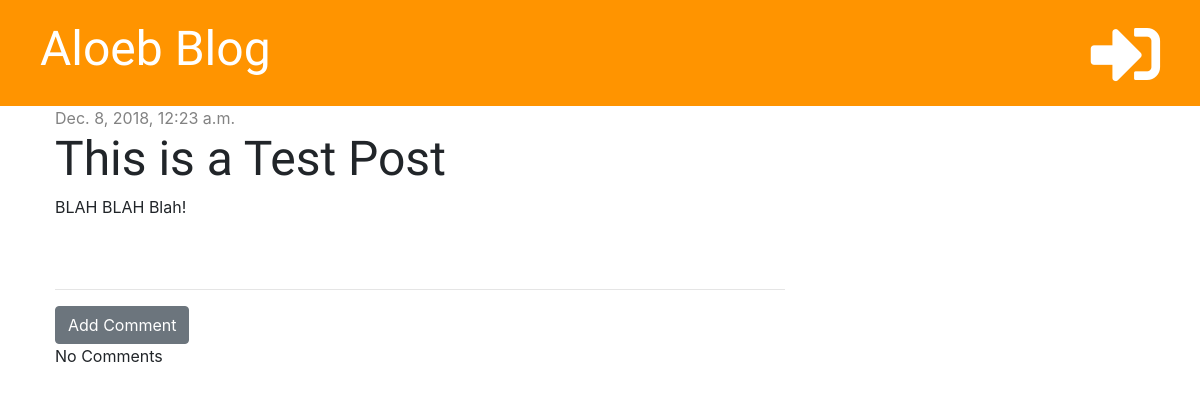
/post/1/, run on an earlier commit of the app's database.
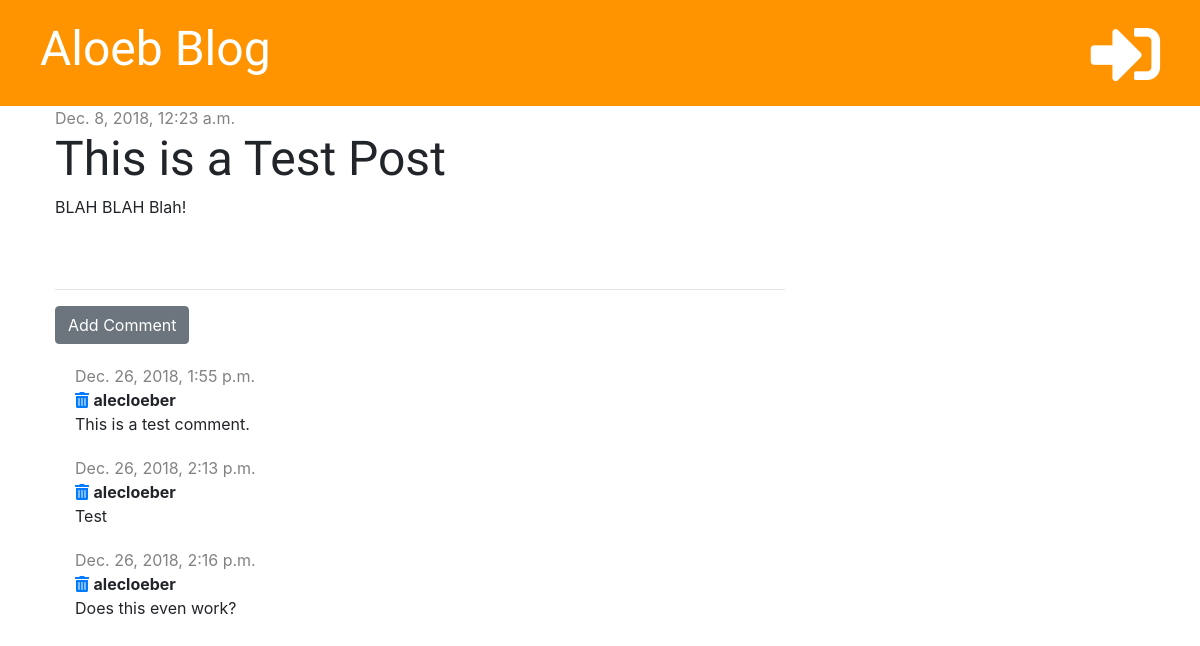
And on a later commit of the database.
### blog/models.py (models this page shows, shortened)
class Post(models.Model):
    author = models.ForeignKey('auth.User', on_delete=models.CASCADE)
    title = models.CharField(max_length=200)
    text = models.TextField()
    create_date = models.DateTimeField(default=timezone.now)
    published_date = models.DateTimeField(blank=True, null=True)

class Comment(models.Model):
    post = models.ForeignKey('blog.Post', on_delete=models.CASCADE, related_name='comments')
    author = models.CharField(max_length=200)
    text = models.TextField()
    create_date = models.DateTimeField(default=timezone.now)

### blog/views.py (the view)
# urls.py: path('post/<int:pk>/', views.post_detail, name='post_detail'),
def post_detail(request, pk):
    post = get_object_or_404(Post, pk=pk)
    stuff_for_frontend = {'post': post}
    return render(request, 'blog/post_detail.html', stuff_for_frontend)

### blog/templates/blog/post_detail.html (shortened to what this page needs)
{% extends 'blog/base.html' %}
{% block content %}
    <div class="post">
        {% if post.published_date %}
            <div class="date">
                {{ post.published_date }}
            </div>
            {% else %}
            <a href="{% url 'post_publish' pk=post.pk %}" class="btn btn-primary">Publish</a>
        {% endif %}
        <h1>{{ post.title }}</h1>
        <p>{{ post.text|linebreaksbr }} </p>
    </div>
    <hr>
    <a href="{% url 'add_comment_to_post' pk=post.pk %}" class="btn btn-secondary">Add Comment</a>
    {% for comment in post.comments.all %}
        <div class="comment">
            <div class="date">
                {{ comment.create_date }}
            </div>
            <a href="{% url 'comment_remove' pk=comment.pk %}"><i class="fas fa-trash-alt"></i></a>
            <strong>{{ comment.author }}</strong>
            <p>{{ comment.text }}</p>
        </div>
        {% empty %}
        <p>No Comments</p>
    {% endfor %}
{% endblock %}

### blog/templates/blog/base.html (shortened to what this page needs)
{% load staticfiles %}
<!DOCTYPE html>
<html lang="en">
<head>
    <link rel="stylesheet" href="https://stackpath.bootstrapcdn.com/bootstrap/4.1.3/css/bootstrap.min.css">
    <link rel="stylesheet" href="{% static 'css/blog.css' %}">
    <link rel="stylesheet" href="https://use.fontawesome.com/releases/v5.6.1/css/all.css">
</head>
<body>
<div class="page-header">
    {% if user.is_authenticated %}
        <a href="{% url 'logout' %}" class="top-menu"><i class="fas fa-sign-out-alt fa-2x" style="color: white;"></i></a>
        <a href="{% url 'post_draft_list' %}" class="top-menu"><i class="fas fa-pen-square fa-2x" style="color: white;"></i></a>
        <a href="{% url 'post_new' %}" class="top-menu"><i class="fas fa-plus fa-2x" style="color: white;"></i></a>
        <p class="top-menu">Hello {{ user.username }}</p>
    {% else%}
        <a href="{% url 'login' %}" class="top-menu"><i class="fas fa-sign-in-alt fa-2x" style="color: white;"></i></a>
    {% endif %}
    <h1><a href="{% url 'post_list' %}">Aloeb Blog</a></h1>
</div>
<div class="content container">
    <div class="row">
        <div class="col-md-8">
            {% block content %}
            {% endblock %}
        </div>
    </div>
</div>
</body>
</html>

### blog/static/css/blog.css (style rules this page uses)
.page-header { background-color: #ff9400; margin-top: 0; padding: 20px 20px 20px 40px; }
.page-header h1, .page-header h1 a { color: #ffffff; font-size: 36pt; text-decoration: none; }
.content { margin-left: 40px; }
h1, h2, h3, h4 { font-family: 'Tangerine', 'Inconsolata', 'Droid Sans', serif; font-size: 48px; }
.date { color: #828282; }
.post { margin-bottom: 70px; }
.top-menu { color: #ffffff; float: right; font-size: 26pt; margin-right: 20px; }
.comment { margin: 20px 0px 20px 20px; }

What changed in the data, as far as the page shows it:
added Comment: create_date "Dec. 26, 2018, 1:55 p.m.", author "alecloeber", text "This is a test comment."
added Comment: create_date "Dec. 26, 2018, 2:13 p.m.", author "alecloeber", text "Test"
added Comment: create_date "Dec. 26, 2018, 2:16 p.m.", author "alecloeber", text "Does this even work?"
Also different on the page:
text no longer shown: "No Comments"
